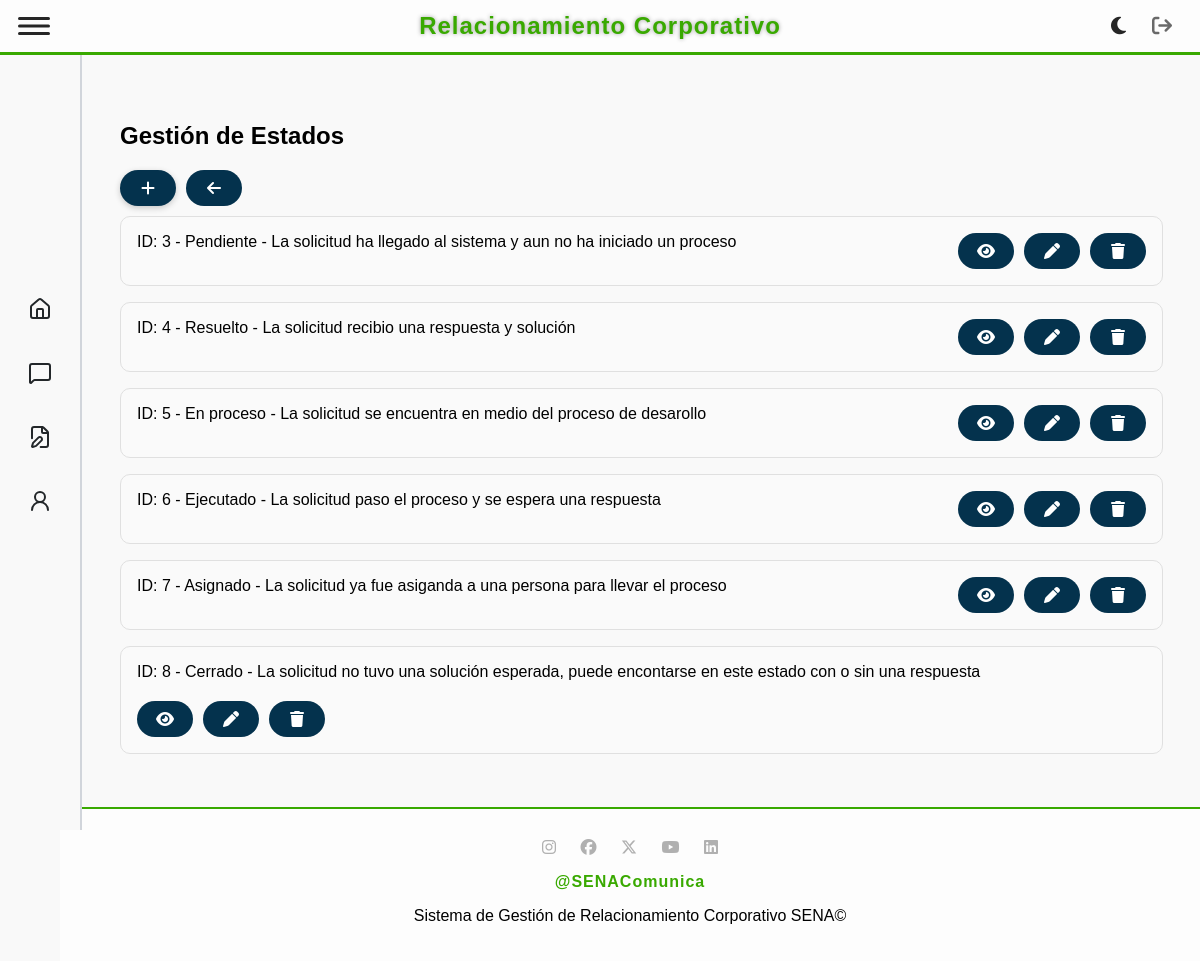
The page /estado/view (signed in) on the database its author committed.
### tables this page shows
CREATE TABLE `estado` (
  `idEstado` int(11) NOT NULL,
  `Estado` varchar(45) NOT NULL,
  `Descripcion` varchar(100) NOT NULL,
  `Color` varchar(7) NOT NULL DEFAULT '#4361ee'
);

### app/controllers/baseController.php (called while the page is built, shortened)
<?php
class BaseController
{
    public $layout = "default";
    public function render(string $view, array $arrayData = null)
    {
        $layout = MAIN_APP_ROUTE . "../views/layouts/{$this->layout}.php";
        include_once $layout;
    }
}

### app/controllers/estadoController.php (called while the page is built, shortened)
<?php
require_once "baseController.php";
require_once MAIN_APP_ROUTE."../models/EstadoModel.php";
class EstadoController extends BaseController {
    public function view() {
        $estadoObj = new EstadoModel();
        $estados = $estadoObj->getAll();
        $data = [
            "estados" => $estados,
            "titulo" => "Lista de estados"
        ];
        $this->render('estado/view.php', $data);
    }
}

### app/models/BaseModel.php (called while the page is built, shortened)
<?php
abstract class BaseModel {
    protected $dbConnection;
    protected $table;
    public function __construct() {
        try {
            $options = [
                PDO::ATTR_ERRMODE => PDO::ERRMODE_EXCEPTION,
                PDO::ATTR_DEFAULT_FETCH_MODE => PDO::FETCH_OBJ
            ];
            $dsn = DRIVER.':host='.HOST.';dbname='.DATABASE;
            $this->dbConnection = new PDO($dsn, USERNAME_DB, PASSWORD_DB, $options);
        } catch (PDOException $ex) {
            echo 'Error en la conexión: '.$ex->getMessage();
            exit;
        }
    }
    public function getAll(): array {
        try {
            $sql = 'SELECT * FROM '.$this->table;
            $statement = $this->dbConnection->query($sql);
            return $statement->fetchAll();
        } catch (PDOException $ex) {
            echo 'Error al obtener registros: '.$ex->getMessage();
            return [];
        }
    }
}

### app/models/EstadoModel.php (called while the page is built, shortened)
<?php
require_once MAIN_APP_ROUTE."../models/BaseModel.php";
class EstadoModel extends BaseModel{
    public function __construct(
        ?int $idEstado = null,
        ?string $Estado = null,
        ?string $Descripcion = null
    )
    {
        $this->table = "estado";
    }
}

### app/views/estado/view.php (the view)
<div class="data-container">
<h2>Gestión de Estados</h2>
    <div class="buttons">
            <a class="btn-add" href="/estado/new"><i class="fa fa-plus"></i></a>
            <a href="/usuario/indexAdministrador" class="btn btn-secondary" title="Volver"><i class="fas fa-arrow-left"></i></a>
        </div>
    <?php
    if (empty($estados)) {
        echo "<br>No se encuentran estados en la base de datos";
    } else {
        foreach ($estados as $key => $value) {
            echo "<div class='record'>
                <span>ID: $value->idEstado - $value->Estado - $value->Descripcion</span>
                <div class='buttons'>
                    <a href='/estado/view/".$value->idEstado."'><i class='fas fa-eye'></i></a>
                    <a href='/estado/edit/".$value->idEstado."'><i class='fas fa-pen'></i></a>
                    <a href='/estado/delete/".$value->idEstado."'><i class='fas fa-trash'></i></a>
                </div>
            </div>";
        }
    }
    ?>
</div>

### public/css/styles_admin_layout.css (style rules this page uses)
html, body { height: 100vh; min-height: 100vh; }
body { display: flex; flex-direction: column; min-height: 100vh; margin: 0; font-family: sans-serif; background-color: #f9f9f9; transition: margin-left 0.3s ease; }
.btn-add { background-color: #04324D; color: white; text-decoration: none; font-size: 22px; padding: 8px 14px; border-radius: 50%; box-shadow: 0 2px 6px rgba(0,0,0,0.2); transition: background-color 0.3s ease; }
.record { border: 1px solid #e0e0e0; border-radius: 10px; padding: 16px; margin-bottom: 16px; background-color: #fafafa; display: flex; flex-wrap: wrap; gap: 20px; transition: box-shadow 0.2s ease; justify-content: space-between; margin-top: 10px; }
.buttons { display: flex; gap: 10px; }
.buttons a { background-color: #04324D; color: white; text-decoration: none; padding: 0 10px; border-radius: 20px; font-size: 16px; display: flex; align-items: center; justify-content: center; transition: background-color 0.3s ease; width: 36px; height: 36px; }

### rows shown on the page
estado: idEstado "3", Estado "Pendiente", Descripcion "La solicitud ha llegado al sistema y aun no ha iniciado un proceso"
estado: idEstado "4", Estado "Resuelto", Descripcion "La solicitud recibio una respuesta y solución"
estado: idEstado "5", Estado "En proceso", Descripcion "La solicitud se encuentra en medio del proceso de desarollo"
estado: idEstado "6", Estado "Ejecutado", Descripcion "La solicitud paso el proceso y se espera una respuesta"
estado: idEstado "7", Estado "Asignado", Descripcion "La solicitud ya fue asiganda a una persona para llevar el proceso"
estado: idEstado "8", Estado "Cerrado", Descripcion "La solicitud no tuvo una solución esperada, puede encontarse en este estado con o sin una respuesta"
